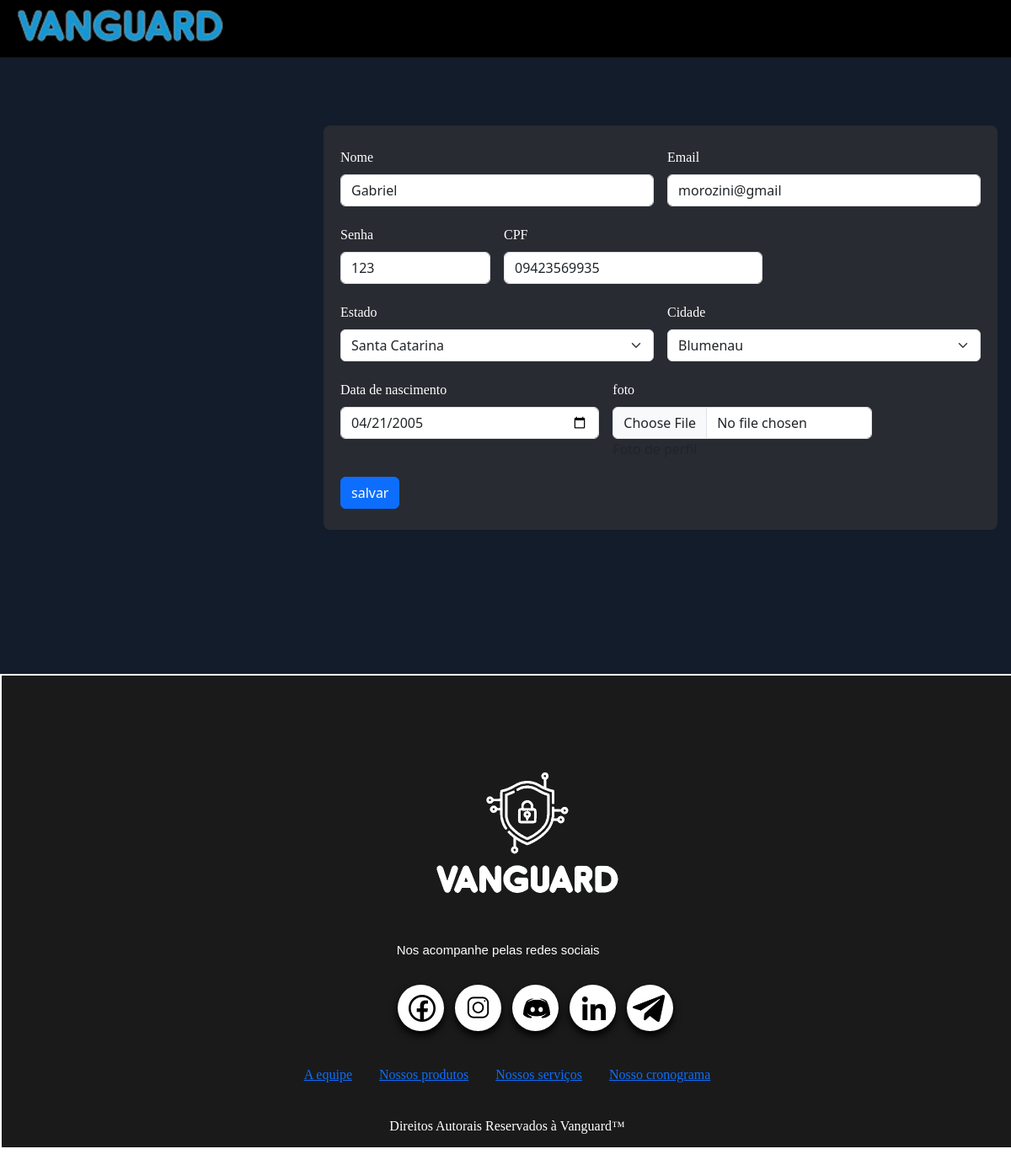
Page /editarPerfil.php?usuario_id=1 (signed in) on the earlier database version.
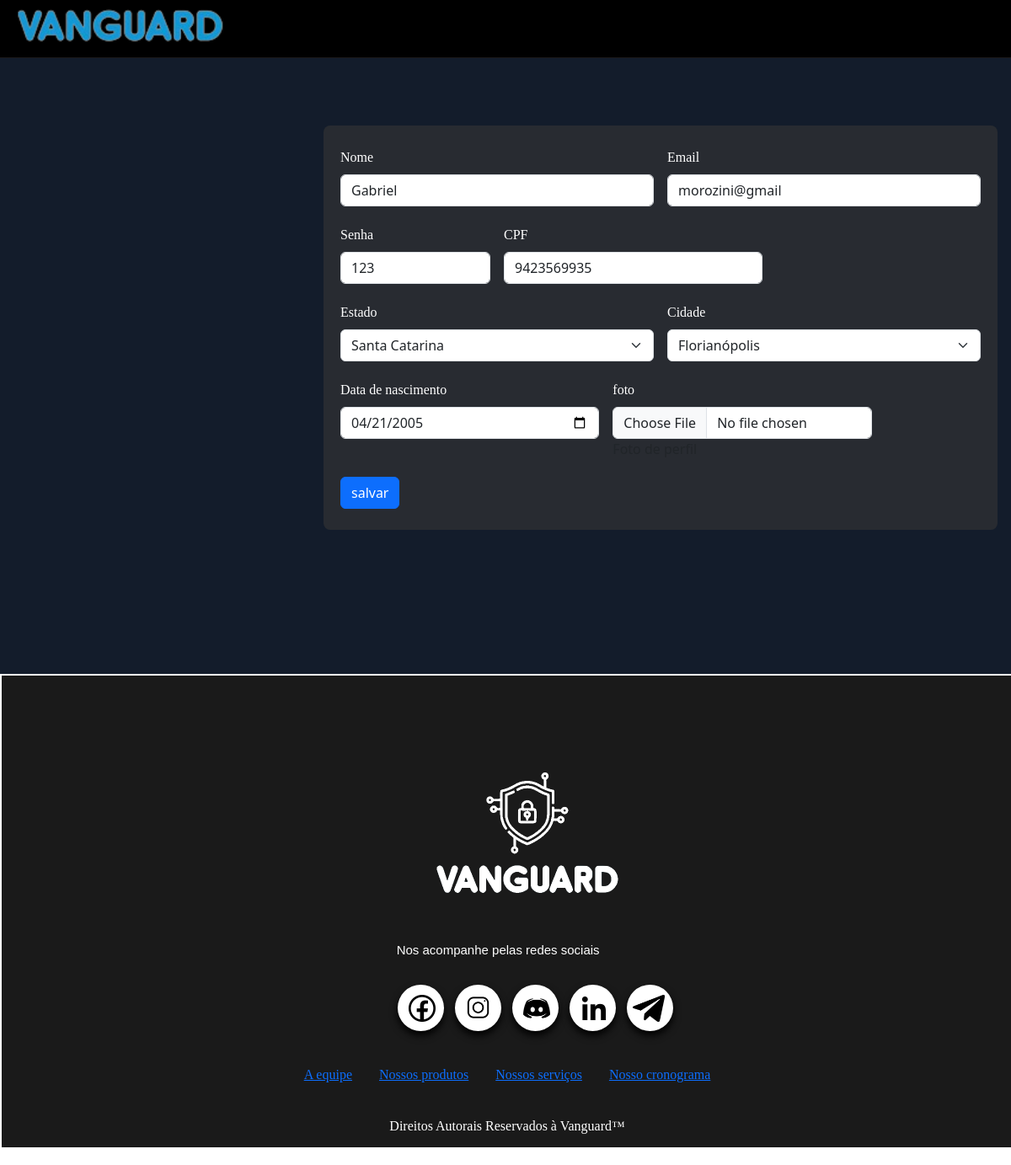
Same page on the later database version.
### tables this page shows
CREATE TABLE `usuario` (
  `usuario_id` int(11) NOT NULL,
  `nome` varchar(50) NOT NULL,
  `dt_nasc` date NOT NULL,
  `email` varchar(150) NOT NULL,
  `senha` varchar(100) NOT NULL,
  `cpf` char(11) NOT NULL,
  `foto` text DEFAULT NULL,
  `estado_id` int(11) NOT NULL,
  `cidade_id` int(11) NOT NULL,
  `is_admin` tinyint(1) NOT NULL,
  `plano_id` int(11) NOT NULL
);

### editarPerfil.php (the view, shortened to what the changed rows need)
<?php
include_once('src/php/conexao.php');
$id = $_GET['usuario_id'];
if (!empty($_GET['usuario_id'])) {
        $stmt = $conn->prepare("SELECT * FROM usuario WHERE usuario_id = ?");
        $stmt->bind_param("i", $id);
        $stmt->execute() or die($stmt->error);
        $result = $stmt->get_result();
        if ($result->num_rows > 0) {
                while ($user_data = $result->fetch_assoc()) {
                        $nome = $user_data['nome'];
                        $senha = $user_data['senha'];
                        $email = $user_data['email'];
                        $dt_nasc = $user_data['dt_nasc'];
                        $cpf = $user_data['cpf'];
                        $cidade = isset($user_data['cidade_id']) ? $user_data['cidade_id'] : '';
                }
        }
}
$sql_code_cities = "SELECT * FROM cidades ORDER BY nome_cidade ASC";
$sql_query_cities = $conn->query($sql_code_cities) or die($conn->error);
?>
<!DOCTYPE html>
<html lang="pt-br">
<head>
        <link rel="stylesheet" href="src/css/index.css">
        <link rel="stylesheet" href="src/css/style-editPerfil.css">
        <link href="https://cdn.jsdelivr.net/npm/bootstrap@5.3.3/dist/css/bootstrap.min.css" rel="stylesheet"
>
        <link rel="stylesheet" href="src/css/responsivo-cadastro.css">
        <link href="https://fonts.cdnfonts.com/css/eingrantch-mono" rel="stylesheet">
        <link href="https://fonts.cdnfonts.com/css/codygoon" rel="stylesheet">
        <link href="https://fonts.cdnfonts.com/css/milestone-one" rel="stylesheet">
</head>
<body>
        <main class="home">
                <div class="area">
                        <form class="row g-3" action="src/php/saveEdit.php" method="POST" enctype="multipart/form-data">
                                <div class="col-md-6">
                                        <label for="inputEmail4" class="form-label">Nome</label>
                                        <input type="text" class="form-control" id="inputEmail4" name="nome" value=<?php echo $nome; ?>>
                                </div>
                                <div class="col-md-6">
                                        <label for="inputPassword4" class="form-label">Email</label>
                                        <input type="email" class="form-control" id="inputPassword4" name="email"
                                                value=<?php echo $email; ?>>
                                </div>
                                <div class="col-3">
                                        <label for="inputAddress" class="form-label">Senha</label>
                                        <input type="text" class="form-control" id="inputAddress" name="senha"
                                                value=<?php echo $senha; ?>>
                                </div>
                                <div class="col-5">
                                        <label for="inputAddress2" class="form-label">CPF</label>
                                        <input type="number" class="form-control" id="inputAddress2" name="cpf"
                                                value=<?php echo $cpf; ?>>
                                </div>
                                <div class="col-6">
                                        <label for="cidade" class="form-label">Cidade</label>
                                        <select name="cidade" id="cidade" class="form-select" required>
                                                <?php while ($cidadeRow = $sql_query_cities->fetch_assoc()) {
                                                        $selected = ($cidadeRow['cidade_id'] == $cidade) ? 'selected' : '';
                                                        ?>
                                                        <option value="<?php echo $cidadeRow['cidade_id']; ?>" <?php echo $selected; ?>>
                                                                <?php echo htmlspecialchars($cidadeRow['nome_cidade']); ?>
                                                        </option>
                                                <?php } ?>
                                        </select>
                                </div>
                                <div class="col-md-5">
                                        <label for="cidade" class="form-label">Data de nascimento</label>
                                        <input type="date" class="form-control" id="inputZip" name="dt_nasc"
                                                value="<?php echo $dt_nasc; ?>">
                                </div>
                        </form>
                </div>
        </main>
</body>
</html>

Differences in the rows shown:
changed usuario "Gabriel": cpf "09423569935" → "9423569935"
Other differences:
form field cidade: "Blumenau" → "Florianópolis"
